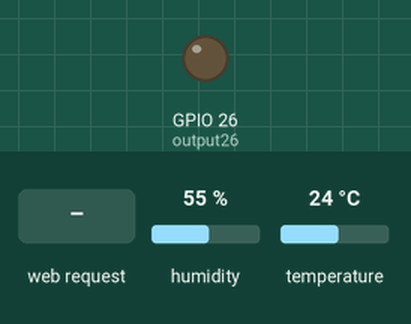
Simulated run of this sketch. Board: ESP32. Parts: output pins drawn as LEDs (lit = HIGH). Inputs (shaded band) come from the test bench; at power-on: humidity 55 %, temperature 24 °C. WiFi joins after 1.5 s; servers stay silent unless stated; what the sketch prints to the serial monitor is not drawn.

Above: at 8.8 s.
8.9 s: HTTP request GET /26/on received
At 13.5 s:
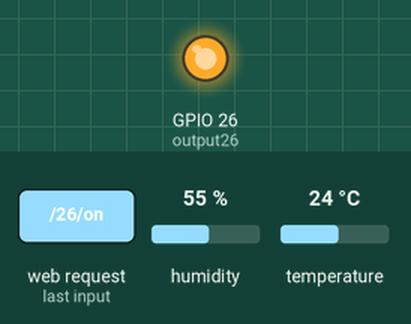
14.9 s: HTTP request GET /26/off received
At 16.5 s:
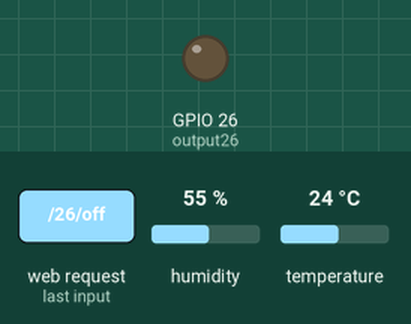
Timing chart, 0 to 18.0 s (numbered marks = the images above; inputs shaded):
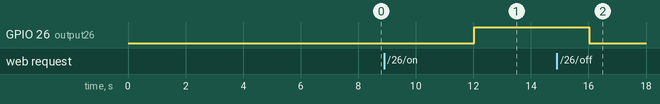

The sketch:

DHT11-connect-without-Internet.ino
```cpp
#include <WiFi.h>
#include <PubSubClient.h>
#include <DFRobot_DHT11.h>


#define DHT11_PIN 14
#define MSG_BUFFER_SIZE  (50)


unsigned long lastMsg = 0;
char msg[MSG_BUFFER_SIZE];
int value = 0;

// Variable to store the HTTP request
String header;

// Auxiliar variables to store the current output state
String output26State = "off";

// Assign output variables to GPIO pins
const int output26 = 26;

WiFiClient espClient;
PubSubClient client(espClient);
DFRobot_DHT11 DHT;


// Replace with your network credentials
const char* ssid     = "ESP32-Access-Point";
const char* password = "123456789";


// Set web server port number to 80
WiFiServer server(80);


// Set your Static IP address
//IPAddress staticIP(192, 168, 0, 121);
//// Set your Gateway IP address
//IPAddress gateway(192, 168, 0, 1);
//
//IPAddress subnet(255, 255, 0, 0);
//IPAddress primaryDNS(8, 8, 8, 8);   //optional
//IPAddress secondaryDNS(8, 8, 4, 4); //optional


void callback(char* topic, byte* payload, unsigned int length) {
  Serial.print("Message arrived [");
  Serial.print(topic);
  Serial.print("] ");
  for (int i = 0; i < length; i++) {
    Serial.print((char)payload[i]);
  }
  Serial.println();

  // Switch on the LED if an 1 was received as first character
  if ((char)payload[0] == '1') {
    digitalWrite(26, LOW);   // Turn the LED on (Note that LOW is the voltage level
    // but actually the LED is on; this is because
    // it is active low on the ESP-01)
    Serial.println("Led on");
  }else {
    digitalWrite(26, HIGH);  // Turn the LED off by making the voltage HIGH
    Serial.println("led off");
  }

}

void setup() {
  Serial.begin(115200);

 // client.setServer(staticIP, 1883);
  client.setCallback(callback);

  // Initialize the output variables as outputs
  pinMode(output26, OUTPUT);

  // Set outputs to LOW
  digitalWrite(output26, LOW);
  // Configures static IP address
//  if (!WiFi.config(staticIP, gateway, subnet, primaryDNS, secondaryDNS)) {
//    Serial.println("STA Failed to configure");
//  }

  // Connect to Wi-Fi network with SSID and password
  Serial.print("Connecting to ");
  Serial.println(ssid);
  Serial.print("Setting AP (Access Point)…");
  WiFi.mode(WIFI_AP);
  WiFi.softAP(ssid, password);
  IPAddress IP = WiFi.softAPIP();
  Serial.print("AP IP address: ");
  Serial.println(IP);
 // WiFi.begin(ssid, password);
//  while (WiFi.status() != WL_CONNECTED) {
//    delay(500);
//    Serial.print(".");
//  }
//  // Print local IP address and start web server
//  Serial.println("");
//  Serial.println("WiFi connected.");
//  Serial.println("IP address: ");
//  Serial.println(WiFi.localIP());
  server.begin();
}

void loop(){
  client.loop();
  unsigned long now = millis();
  if (now - lastMsg > 4000) {
    lastMsg = now;
    ++value;
  DHT.read(DHT11_PIN);

    float humi  = DHT.humidity;
    float tempC = DHT.temperature;
    int hum=humi;
    int temp=tempC;
    snprintf (msg, MSG_BUFFER_SIZE, "Humidity=%d Temperature=%d",hum,temp);
   client.publish("DTH11", msg);
   Serial.println(msg);

  WiFiClient client = server.available();   // Listen for incoming clients

  if (client) {                             // If a new client connects,
    Serial.println("New Client.");          // print a message out in the serial port
    String currentLine = "";                // make a String to hold incoming data from the client
    while (client.connected()) {            // loop while the client's connected
      if (client.available()) {             // if there's bytes to read from the client,
        char c = client.read();             // read a byte, then
        Serial.write(c);                    // print it out the serial monitor
        header += c;
        if (c == '\n') {                    // if the byte is a newline character
          // if the current line is blank, you got two newline characters in a row.
          // that's the end of the client HTTP request, so send a response:
          if (currentLine.length() == 0) {
            // HTTP headers always start with a response code (e.g. HTTP/1.1 200 OK)
            // and a content-type so the client knows what's coming, then a blank line:
            client.println("HTTP/1.1 200 OK");
            client.println("Content-type:text/html");
            client.println("Connection: close");
            client.println();

            // turns the GPIOs on and off
            if (header.indexOf("GET /26/on") >= 0) {
              Serial.println("GPIO 26 on");
              output26State = "on";
              digitalWrite(output26, HIGH);
            } else if (header.indexOf("GET /26/off") >= 0) {
              Serial.println("GPIO 26 off");
              output26State = "off";
              digitalWrite(output26, LOW);
            }

            // Display the HTML web page
            client.println("<!DOCTYPE html><html>");
            client.println("<head><meta name=\"viewport\" content=\"width=device-width, initial-scale=1\">");
            client.println("<link rel=\"icon\" href=\"data:,\">");
            // CSS to style the on/off buttons
            // Feel free to change the background-color and font-size attributes to fit your preferences
            client.println("<style>html { font-family: Helvetica; display: inline-block; margin: 0px auto; text-align: center;}");
            client.println(".button { background-color: #4CAF50; border: none; color: white; padding: 16px 40px;");
            client.println("text-decoration: none; font-size: 30px; margin: 2px; cursor: pointer;}");
            client.println(".button2 {background-color: #555555;}</style></head>");

            // Web Page Heading
            client.println("<body><h1>ESP32 Web Server</h1>");
            client.println(msg);
            // Display current state, and ON/OFF buttons for GPIO 26
            client.println("<p>GPIO 26 - State " + output26State + "</p>");
            // If the output26State is off, it displays the ON button
            if (output26State=="off") {
              client.println("<p><a href=\"/26/on\"><button class=\"button\">ON</button></a></p>");
            } else {
              client.println("<p><a href=\"/26/off\"><button class=\"button button2\">OFF</button></a></p>");
            }


            client.println("</body></html>");

            // The HTTP response ends with another blank line
            client.println();
            // Break out of the while loop
            break;
          } else { // if you got a newline, then clear currentLine
            currentLine = "";
          }
        } else if (c != '\r') {  // if you got anything else but a carriage return character,
          currentLine += c;      // add it to the end of the currentLine
        }
      }
    }
    // Clear the header variable
    header = "";
    // Close the connection
    client.stop();
    Serial.println("Client disconnected.");
    Serial.println("");
  }
}}
```

Measured:
- after the input at 8.9 s, GPIO 26 (output26): LOW → HIGH after 3.1 s
- after the input at 14.9 s, GPIO 26 (output26): HIGH → LOW after 1.1 s
